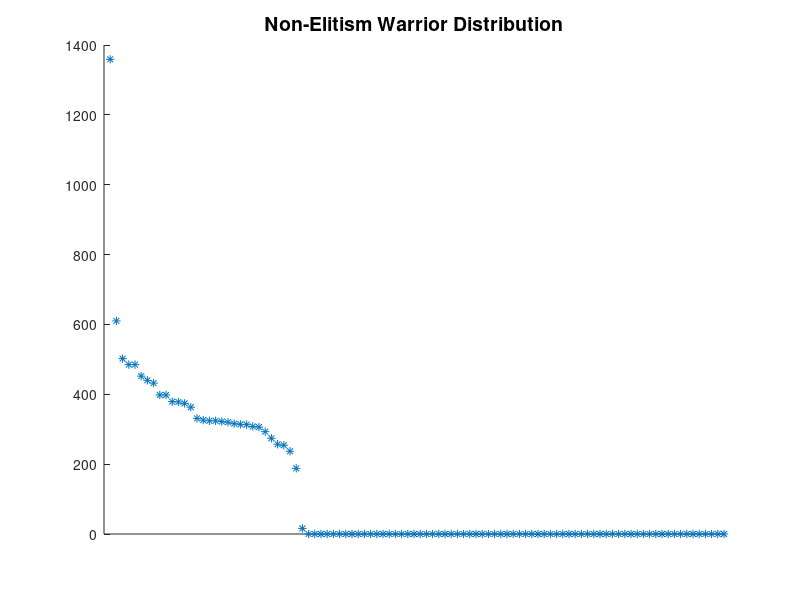

This chart was generated by the following MATLAB code:

%Group T9

%Plot for Non-Elitism

data1 = [1359,610,502,485,485,452,440,432,398,398,379,378,374,363,331,326,324,324,322,320,316,314,313,308,306,293,274,257,254,237,188,16,0,0,0,0,0,0,0,0,0,0,0,0,0,0,0,0,0,0,0,0,0,0,0,0,0,0,0,0,0,0,0,0,0,0,0,0,0,0,0,0,0,0,0,0,0,0,0,0,0,0,0,0,0,0,0,0,0,0,0,0,0,0,0,0,0,0,0,0];
data2 = (1:100);

scatter(data2,data1,'*m');
set(gca, 'XTickLabelMode', 'Manual')
set(gca, 'XTick', [])

title('Non-Elitism Warrior Distribution', 'FontSize', 14);
